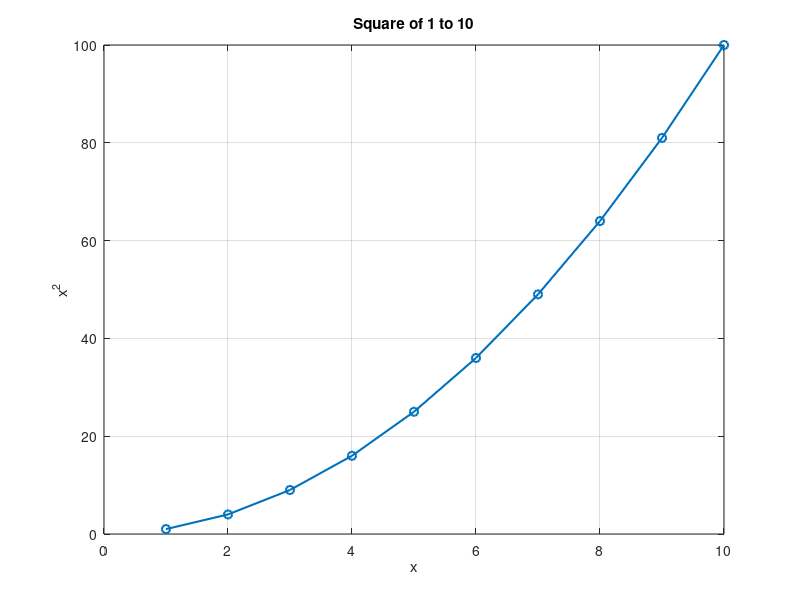

Reproduce this figure in MATLAB.
%% test_setup.m
% 1から10の数列の2乗をプロットし、results/figures/test_plot.png に保存する

x = 1:10;
y = x.^2;

fig = figure('Visible', 'off');
plot(x, y, '-o', 'LineWidth', 1.5);
xlabel('x');
ylabel('x^2');
title('Square of 1 to 10');
grid on;

saveas(fig, fullfile('results', 'figures', 'test_plot.png'));
close(fig);

fprintf('Saved: results/figures/test_plot.png\n');
